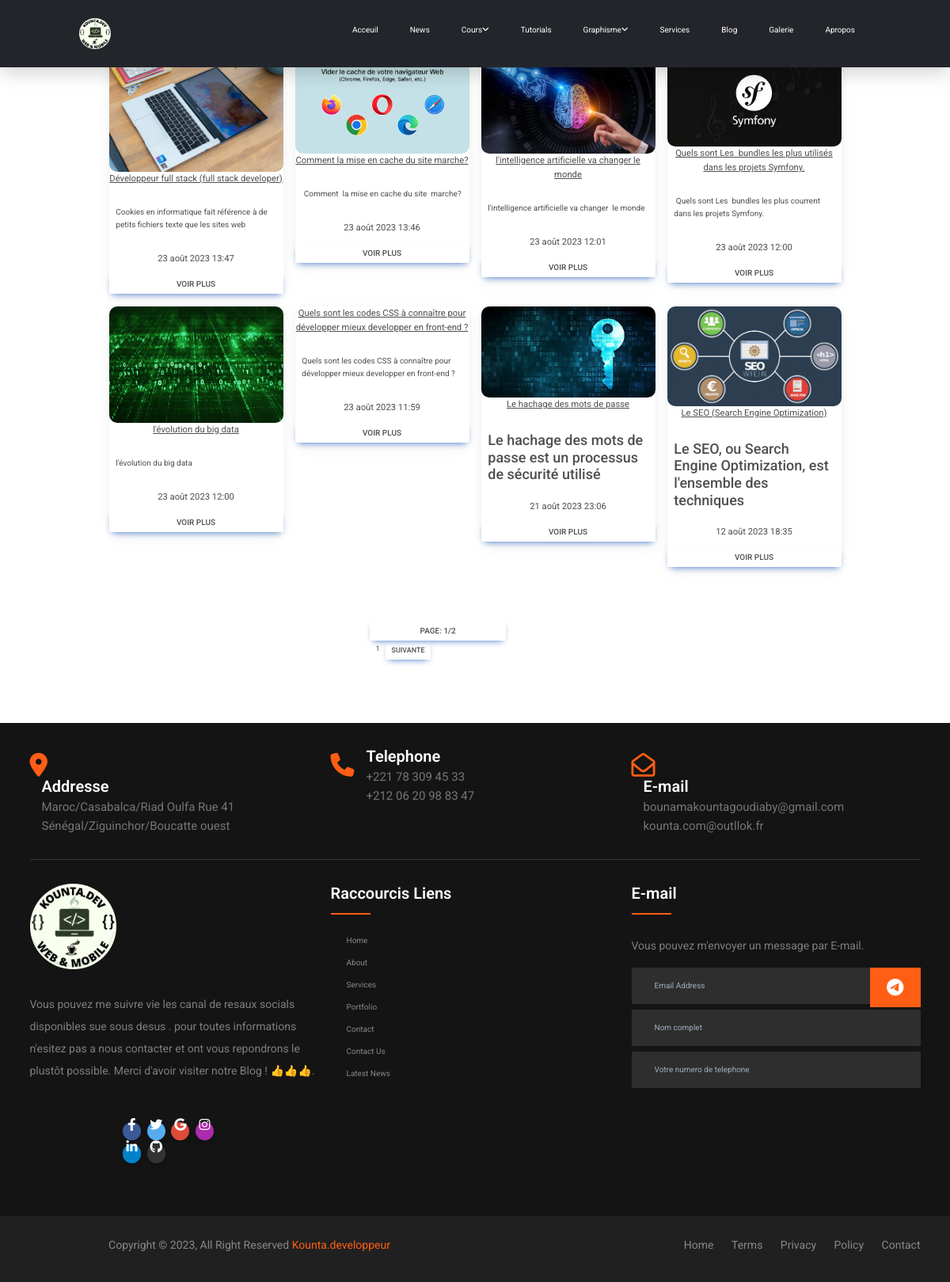
The app's page /blogs, older data.
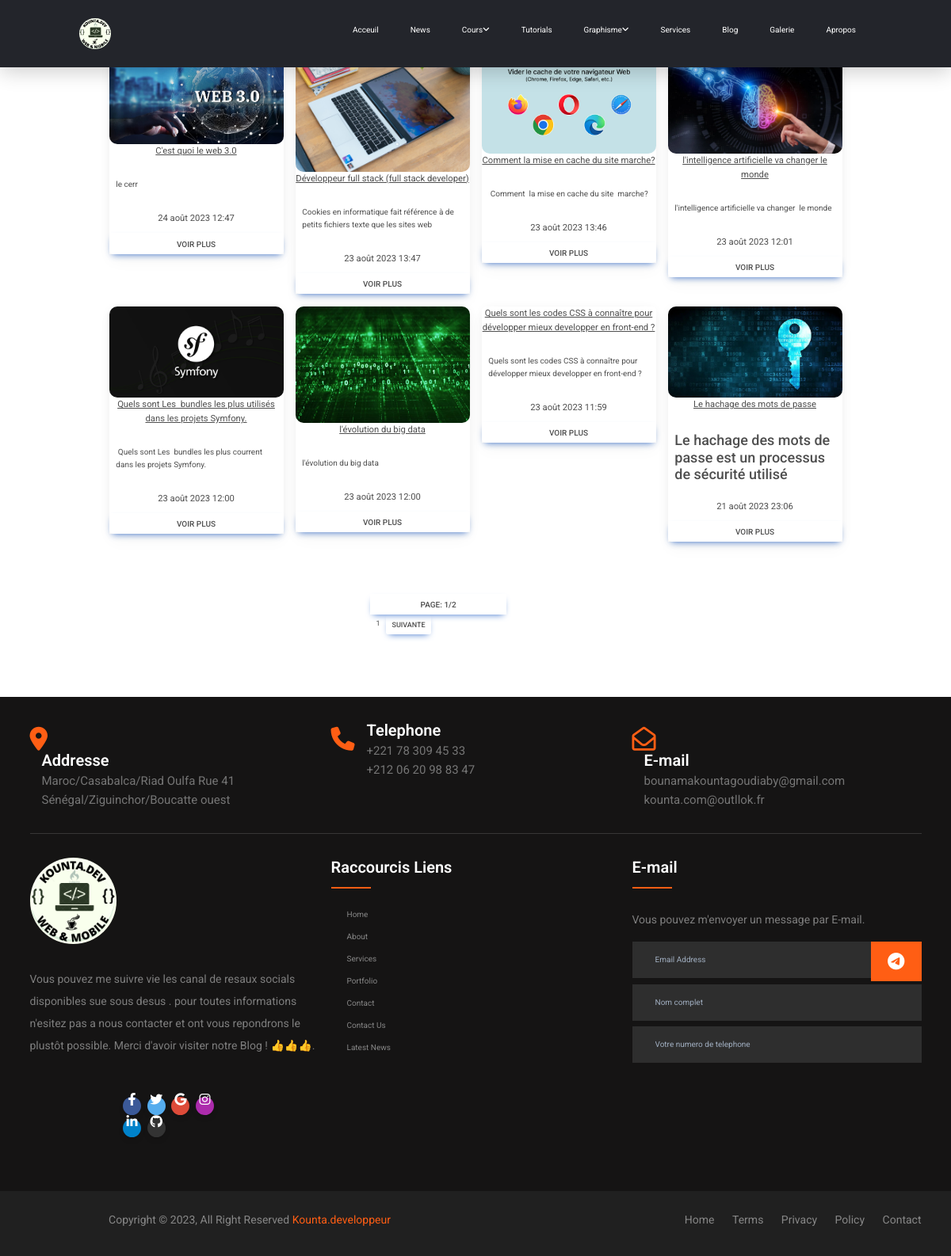
The same page, newer data.
### blog/models.py (models this page shows, shortened)
class blog(models.Model):
    title = models.CharField(max_length=500)
    image = models.ImageField()
    date_added = models.DateTimeField(auto_now_add=True)
    description = RichTextField()
    full_description = RichTextField()
    class Meta:
        ordering = ['-date_added']

### blog/views.py (the view)
# urls.py: path("blogs", views.blogs, name="blogs"),
def blogs(request):
    list_blog = blog.objects.all()
    page = Paginator(list_blog, 8)
    page_list = request.GET.get('page')
    page = page.get_page(page_list)
    context = {"page": page}
    return render(request, "blog/blog.html", context)

### blog/templates/blog/blog.html (shortened to what this page needs)
{% extends 'base.html' %} {% load static %} {% block content %}
<section class="home bg-white" id="home">
  <div class="container ">
        <section class="" id="services">
          <div class="row">
            {% for blog  in page.object_list %}
            <div class="col-md-3 blog">
              <div class="card">
                    <img src="{{blog.image.url}}" alt="" >
                    <p class="services__title text-lg underline">{{blog.title |safe}}</p>
                    <article class="descripblo">
                      {{blog.description |safe}}
                     </article>
                  <p class="services__title text-lg ">  {{blog.date_added}}</p>
                <div class="content">
                  <a  href="{% url 'detail' blog.title %}" class="page-link btn btn-primary">voir plus </a>
                </div>
            </div>
           <br>
          </div>
          {% endfor %}
          </div>
        </section>
  </div>
</section>
    <div class="container">
<div class="row my-5 col-md-6 mx-auto">
<div class="col-md-4 offset-md-3 ">
  <div class="ml-7 page-link btn btn-primary "> page: {{page.number}}/{{page.paginator.num_pages}}</div>
  <nav aria-label="...">
    <ul class="pagination">
      {% for num_page in page.paginator.page_range%}
      <br/>
       <br/>
      {% endfor %}
    <li class="page-item"><a class="page-link" href="{% url 'blogs' %}?page={{ page.number }}">{{page.number}}</a></li>
      <li class="page-item">
       {% if page.has_next %}
        <a class="page-link btn btn-primary" href="{% url 'blogs' %}?page={{ page.next_page_number }}">Suivante</a>
        {% endif %}
      </li>
    </ul>
  </nav>
</div>
</div>
</div>
{% endblock content %}

### blog/templates/base.html (shortened to what this page needs)
{% load static %} {% block content %} {% endblock %}
<!DOCTYPE html>
<html lang="en">
<head>
  <link rel="stylesheet" href="{% static 'css/style.css' %}" />
  <link rel="stylesheet" href="{% static 'css/style.scss' %}" />
  <link rel="stylesheet" href="//cdnjs.cloudflare.com/ajax/libs/highlight.js/11.7.0/styles/tomorrow-night-blue.min.css">
  <link rel="stylesheet"href="https://cdn.jsdelivr.net/npm/swiper@10/swiper-bundle.min.css"/>
  <link href="https://cdnjs.cloudflare.com/ajax/libs/font-awesome/6.0.0/css/all.min.css" rel="stylesheet" />
  <link href="https://cdn.jsdelivr.net/npm/vuetify@3.3.4/dist/vuetify.min.css" rel="stylesheet" />
  <link rel="stylesheet" href="https://cdnjs.cloudflare.com/ajax/libs/font-awesome/6.2.1/css/all.min.css"
 />
  <link href="https://unpkg.com/tailwindcss@^1.0/dist/tailwind.min.css" rel="stylesheet">
  <link href="https://cdnjs.cloudflare.com/ajax/libs/font-awesome/6.0.0/css/all.min.css" rel="stylesheet" />
  <link href="https://cdnjs.cloudflare.com/ajax/libs/mdb-ui-kit/6.0.1/mdb.min.css" rel="stylesheet" />
  <link
  rel="stylesheet"
  href="https://cdn.jsdelivr.net/npm/swiper@10/swiper-bundle.min.css"
/>
</head>
<body>
  <header>
    <a href="#" class="logo"><img src="{% static 'images/logo.png' %}" class="logo" alt="logo" /></a>
    <div class="navigation">
      <ul class="menu">
        <li class="menu-item"><a href="..">Acceuil</a></li>
        <li class="menu-item"><a href="/news">News</a></li>
        <li class="menu-item">
          <a class="sub-btn" href="#">Cours<i class="fas fa-angle-down"></i></a>
        </li>
        <li class="menu-item"><a href="/allserie">Tutorials</a></li>
        <li class="menu-item">
          <a class="sub-btn" href="#"> Graphisme<i class="fas fa-angle-down"></i></a>
        </li>
        <li class="menu-item"><a href="/service">Services</a></li>
        <li class="menu-item"><a href="/blogs">Blog</a></li>
        <li class="menu-item"><a href="/galerie">Galerie</a></li>
        <li class="menu-item"><a href="/apropos">Apropos</a></li>
      </ul>
    </div>
  </header>
</body>
</html>
<footer class="footer-section" id="footer">
  <div class="container">
    <div class="footer-cta pt-5 pb-5">
      <div class="row">
        <div class="col-xl-4 col-md-4 mb-30">
          <div class="single-cta">
            <i class="fas fa-map-marker-alt"></i>
            <div class="cta-text">
              <h4>Addresse</h4>
              <span>Maroc/Casabalca/Riad Oulfa Rue 41</span>
              <span>Sénégal/Ziguinchor/Boucatte ouest</span>
            </div>
          </div>
        </div>
        <div class="col-xl-4 col-md-4 mb-30">
          <div class="single-cta">
            <i class="fas fa-phone"></i>
            <div class="cta-text">
              <h4>Telephone</h4>
              <span>+221 78 309 45 33 <br /> </span>
              <span>+212 06 20 98 83 47</span>
            </div>
          </div>
        </div>
        <div class="col-xl-4 col-md-4 mb-30">
          <div class="single-cta">
            <i class="far fa-envelope-open"></i>
            <div class="cta-text">
              <h4>E-mail</h4>
              <span>bounamakountagoudiaby@gmail.com</span>
              <span>kounta.com@outllok.fr</span>
            </div>
          </div>
        </div>
      </div>
    </div>
    <div class="footer-content pt-5 pb-5">
      <div class="row">
        <div class="col-xl-4 col-lg-4 mb-50">
          <div class="footer-widget">
            <div class="footer-logo">
              <a href="#"><img src="{% static 'images/logo.png' %}" class="img-fluid" alt="logo" /></a>
            </div>
            <div class="footer-text">
              <p>
                Vous pouvez me suivre vie les canal de resaux socials
                disponibles sue sous desus . pour toutes informations n'esitez
                pas a nous contacter et ont vous repondrons le plustôt possible.
                Merci d'avoir visiter notre Blog ! 👍👍👍.
              </p>
            </div>
            <div class="footer-social-icon">
              <div class="container p-4 pb-0">
                <section class="mb-4">
                  <a class="btn text-white btn-floating m-1" style="background-color: #3b5998"
                    href="https://web.facebook.com/bounama.goudiaby.5" role="button"><i
                      class="fab fa-facebook-f"></i></a>
                  <a class="btn text-white btn-floating m-1" style="background-color: #55acee"
                    href="https://twitter.com/KountaGoudiaby" role="button"><i class="fab fa-twitter"></i></a>
                  <a class="btn text-white btn-floating m-1" style="background-color: #dd4b39"
                    href="https://kounta-dev.netlify.app" role="button"><i class="fab fa-google"></i></a>
                  <a class="btn text-white btn-floating m-1" style="background-color: #ac2bac"
                    href="https://www.instagram.com/kounta.developpeur/" role="button"><i
                      class="fab fa-instagram"></i></a>
                  <a class="btn text-white btn-floating m-1" style="background-color: #0082ca"
                    href="https://www.linkedin.com/public-profile/settings?trk=d_flagship3_profile_self_view_public_profile"
                    role="button"><i class="fab fa-linkedin-in"></i></a>
                  <a class="btn text-white btn-floating m-1" style="background-color: #333333"
                    href="https://github.com/Kountade" role="button"><i class="fab fa-github"></i></a>
                </section>
              </div>
            </div>
          </div>
        </div>
        <div class="col-xl-4 col-lg-4 col-md-6 mb-30">
          <div class="footer-widget">
            <div class="footer-widget-heading">
              <h3>Raccourcis Liens</h3>
            </div>
            <ul>
              <li><a href="/acceuil">Home</a></li>
              <li><a href="/apropos">about</a></li>
              <li><a href="/service">services</a></li>
              <li><a href="https://kountadev.com/">portfolio</a></li>
              <li><a href="#">Contact</a></li>
              <li><a href="#">Contact us</a></li>
              <li><a href="/news">Latest News</a></li>
            </ul>
          </div>
        </div>
        <div class="col-xl-4 col-lg-4 col-md-6 mb-50">
          <div class="footer-widget">
            <div class="footer-widget-heading">
              <h3>E-mail</h3>
            </div>
            <div class="footer-text mb-25">
              <p>Vous pouvez m'envoyer un message par E-mail.</p>
            </div>
            <div class="subscribe-form">
              <form action="#">
                <input type="text" placeholder="Email Address" />
                <button></button>
                <input type="text" placeholder="Nom complet" />
                <button></button>
                <input type="text" placeholder="Votre numero de telephone" />
                <button><i class="fab fa-telegram-plane"></i></button>
              </form>
            </div>
          </div>
        </div>
      </div>
    </div>
  </div>
  <div class="copyright-area">
    <div class="container">
      <div class="row">
        <div class="col-xl-6 col-lg-6 text-center text-lg-left">
          <div class="copyright-text">
            <p>
              Copyright &copy; {% now "Y" %}, All Right Reserved
              <a href="https://kountadev.com">Kounta.developpeur</a>
            </p>
          </div>
        </div>
        <div class="col-xl-6 col-lg-6 d-none d-lg-block text-right">
          <div class="footer-menu">
            <ul>
              <li><a href="#">Home</a></li>
              <li><a href="#">Terms</a></li>
              <li><a href="#">Privacy</a></li>
              <li><a href="#">Policy</a></li>
              <li><a href="#">Contact</a></li>
            </ul>
          </div>
        </div>
      </div>
    </div>
  </div>
</footer>

### blog/static/css/style.css (style rules this page uses)
html { font-size: 62.5%; scroll-behavior: smooth; scroll-padding-top: 5rem; overflow-x: hidden; }
body { background: #000; }
section { padding: 5rem 9%; }
.home { padding: 0; margin-top: 5rem; }
section { padding: 20px 100px; }
header { z-index: 999; position: fixed; top: 0; left: 0; width: 100%; display: flex; justify-content: space-between; align-items: center; background: #23252B; box-shadow: 0 5px 25px rgb(0 0 0 /20%); padding: 0 100px; transition: 0.6s; }
header .logo { color: #fff; font-size: 1.8em; font-weight: 700; text-transform: uppercase; text-decoration: none; letter-spacing: 2px; border-radius: 50%; width: 20%; }
header .navigation { position: relative; line-height: 75px; }
header .navigation .menu { position: relative; display: flex; justify-content: center; list-style: none; user-select: none; }
.menu-item>a { color: #fff; font-size: 1em; text-decoration: none; margin: 20px; padding: 25px 0; }
body { background: #e2e1e0; text-align: center; }
.card>img { border-radius: 10px; transition: all 200ms; transition-delay: 50ms; }
@media (max-width: 1450px) { .card>img { border-radius: 10px; transition: all 200ms; transition-delay: 50ms; } }
ul { margin: 0px; padding: 0px; }
.footer-section { background: #151414; position: relative; }
.footer-cta { border-bottom: 1px solid #373636; }
.single-cta i { color: #ff5e14; font-size: 30px; float: left; margin-top: 8px; }
.cta-text { padding-left: 15px; display: inline-block; }
.cta-text h4 { color: #fff; font-size: 20px; font-weight: 600; margin-bottom: 2px; }
.cta-text span { color: #757575; font-size: 15px; }
.footer-content { position: relative; z-index: 2; }
.footer-logo { margin-bottom: 30px; }
.footer-logo img { max-width: 200px; }
.footer-text p { margin-bottom: 14px; font-size: 14px; color: #7e7e7e; line-height: 28px; }
.footer-social-icon a { color: #fff; font-size: 16px; margin-right: 15px; }
.footer-social-icon i { height: 40px; width: 40px; text-align: center; line-height: 38px; border-radius: 50%; }
.footer-widget-heading h3 { color: #fff; font-size: 20px; font-weight: 600; margin-bottom: 40px; position: relative; }
.footer-widget-heading h3::before { content: ""; position: absolute; left: 0; bottom: -15px; height: 2px; width: 50px; background: #ff5e14; }
.footer-widget ul li { display: inline-block; width: 50%; margin-bottom: 12px; }
.footer-widget ul li a { color: #878787; text-transform: capitalize; }
.subscribe-form { position: relative; overflow: hidden; }
.subscribe-form input { width: 100%; padding: 14px 28px; background: #2E2E2E; border: 1px solid #2E2E2E; color: #fff; }
.subscribe-form button { position: absolute; right: 0; background: #ff5e14; padding: 13px 20px; border: 1px solid #ff5e14; top: 0; }
.subscribe-form button i { color: #fff; font-size: 22px; transform: rotate(-6deg); }
.copyright-area { background: #202020; padding: 25px 0; }
.copyright-text p { margin: 0; font-size: 14px; color: #878787; }
.copyright-text p a { color: #ff5e14; }
.footer-menu li { display: inline-block; margin-left: 20px; }
.footer-menu li a { font-size: 14px; color: #878787; }
.footer-logo .img-fluid { border-radius: 50%; width: 30%; }
.subscribe-form input { margin-bottom: 2%; }
.services__title { margin-bottom: 0.8em; }
a { text-decoration: none; color: #0074D9; }
.underline { position: relative; }
.underline::before { content: ''; position: absolute; bottom: 0; right: 0; width: 0; height: 2px; background-color: #0074D9; transition: width 0.6s cubic-bezier(0.25, 1, 0.5, 1); }
.services__title { margin-bottom: 0.8em; text-align: center; font-size: 40px }
.descripblo { word-wrap: break-word; white-space: pre-line; margin-left: 4%; margin-right: 4%; padding: 0%; }

Row changes from the older to the newer data that the page shows:
no longer on this page (row unchanged): blog: image (picture), title "Le SEO (Search Engine Optimization)", description "Le SEO, ou Search Engine Optimization, est l'ensemble des techniques", date_added "12 août 2023 18:35"
added blog: image (picture), title "C'est quoi le web 3.0", description "le cerr", date_added "24 août 2023 12:47"
